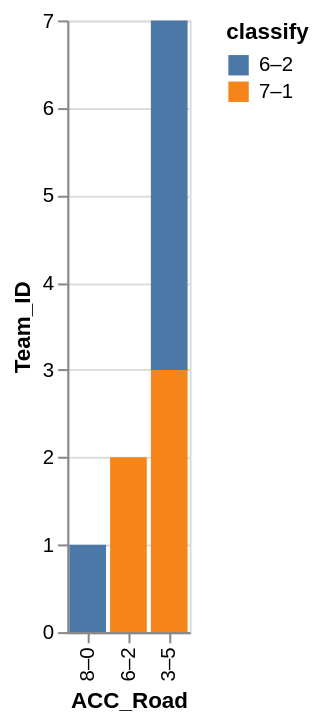

Vega-Lite specification stored for this chart:
### Vega-Lite specification from a JSON file in a GitHub repository (floating-point values rounded to 4 significant figures)
{"data": {"values": [{"x_data": "8–0", "y_data": 1, "classify": "6–2"}, {"x_data": "6–2", "y_data": 0, "classify": "6–2"}, {"x_data": "3–5", "y_data": 4, "classify": "6–2"}, {"x_data": "8–0", "y_data": 0, "classify": "7–1"}, {"x_data": "6–2", "y_data": 2, "classify": "7–1"}, {"x_data": "3–5", "y_data": 3, "classify": "7–1"}]}, "mark": "bar", "encoding": {"x": {"field": "x_data", "type": "nominal", "title": "ACC_Road", "sort": "descending"}, "y": {"field": "y_data", "type": "quantitative", "title": "Team_ID"}, "color": {"field": "classify"}}}
